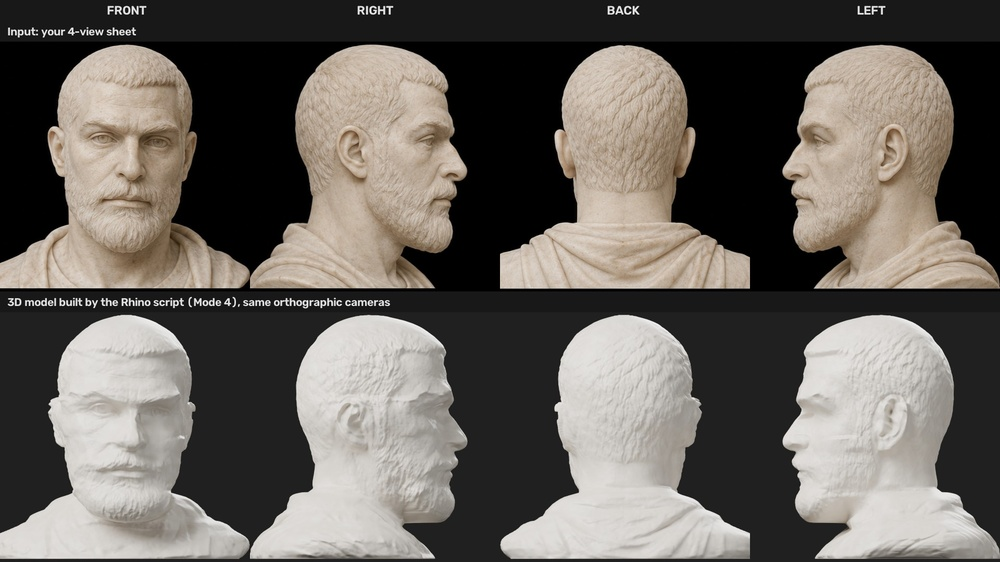
#> input picture image-to-3d/bust4v_compare.jpg, 1000 x 562 px, shrunk from 1920 x 1080 before the run
$ python icon_cut.py ../../../image-to-3d/bust4v_compare.jpg ../../../image-to-3d/bust4v_views.jpg
#> lines starting #> are read from the running program, lines starting #| are printed output that depends on the picture; after the words box and inside, x2 and y2 are one past the last pixel; in counts of white or black regions, pixels touching at a corner belong together; long printed decimals are rounded
import sys
from collections import deque
from PIL import Image, ImageFilter
import numpy as np

src, out = sys.argv[1], sys.argv[2]
im = Image.open(src).convert('RGB')
#> im is the input picture: PIL image 1000x562 RGB; mean R, G, B 104, 98.9, 93.2
a = np.asarray(im).astype(np.float32)
h, w, _ = a.shape
#> h = 562; w = 1000
# Background colour: median of the border pixels.
border = np.concatenate([a[0], a[-1], a[:, 0], a[:, -1]])
bg = np.median(border, axis=0)
#> bg = [26, 26, 26]
dist = np.sqrt(((a - bg) ** 2).sum(axis=2))
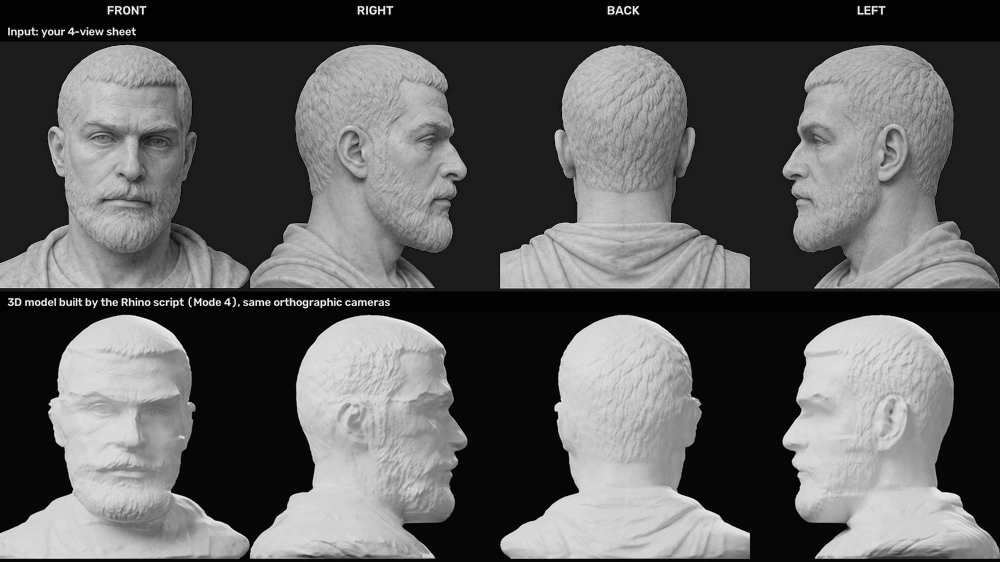
#> dist: shape (562, 1000) float32; min 0, max 396.6, mean 144.3; drawn with min black and max white
# Flood fill from the border through pixels close to the background colour.
lum = a.mean(axis=2); sat = a.max(axis=2) - a.min(axis=2)
#> after `sat = a.max(axis=2) - a.min(axis=2)`:
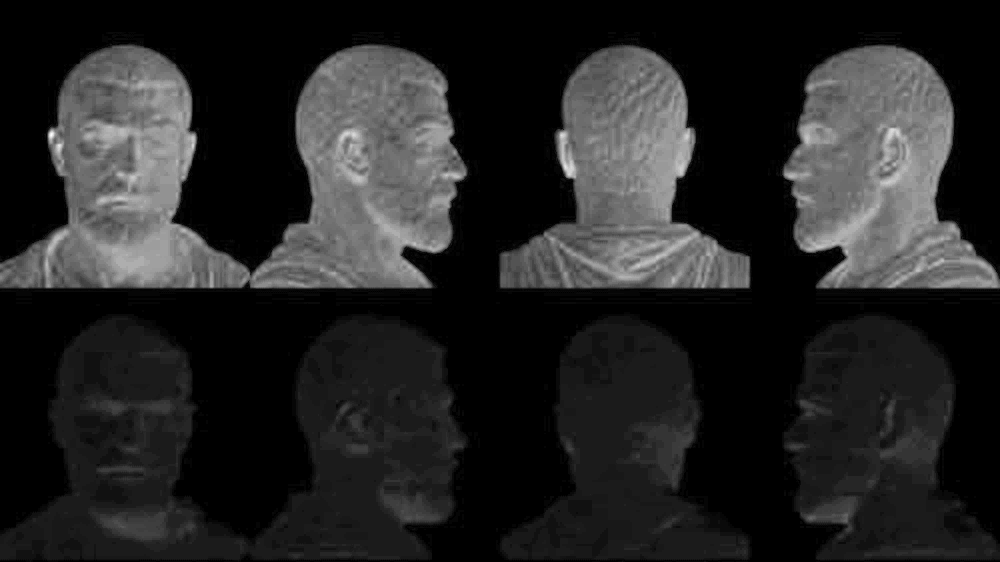
#> sat: shape (562, 1000) float32; min 0, max 73, mean 10.8; drawn with min black and max white
close = (dist < 38) | ((sat < 14) & (lum < 125))
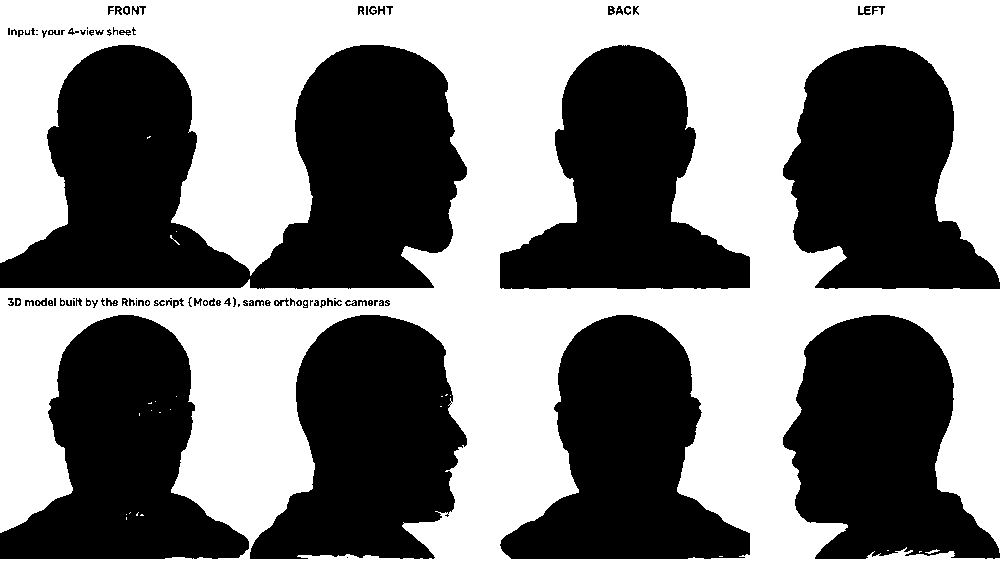
#> close: shape (562, 1000) bool; 50.1% white; 96 black regions (31 under 20 px), largest, box (x1, y1, x2, y2) and area: (0, 45, 467, 289) 70225, (783, 45, 1000, 289) 35507, (250, 315, 467, 559) 35045
mask_bg = np.zeros((h, w), bool)
q = deque()
for x in range(w):
    for y in (0, h - 1):
        if close[y, x] and not mask_bg[y, x]:
            mask_bg[y, x] = True; q.append((y, x))
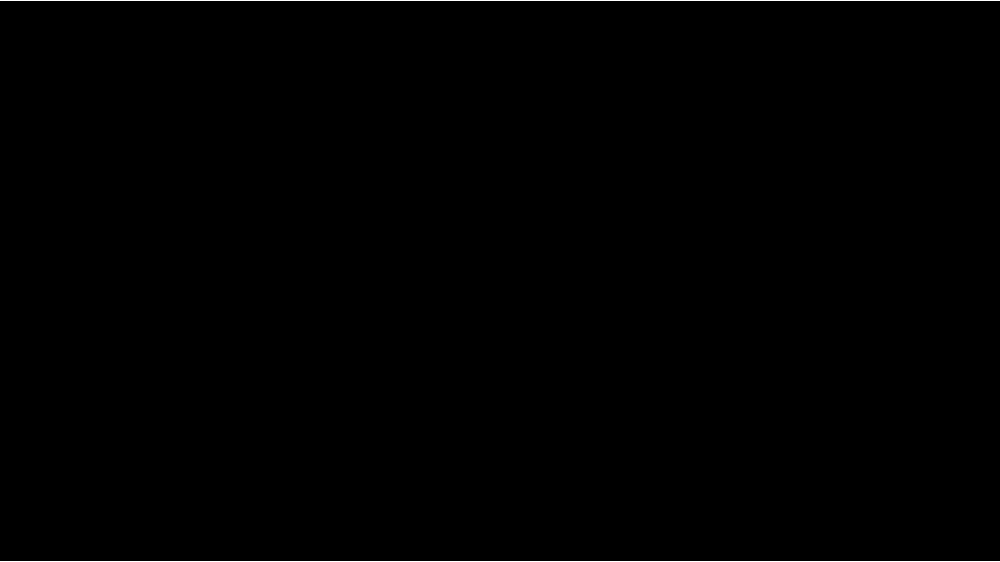
#> mask_bg: shape (562, 1000) bool; 0.36% white in thin lines or dots
for y in range(h):
    for x in (0, w - 1):
        if close[y, x] and not mask_bg[y, x]:
            mask_bg[y, x] = True; q.append((y, x))
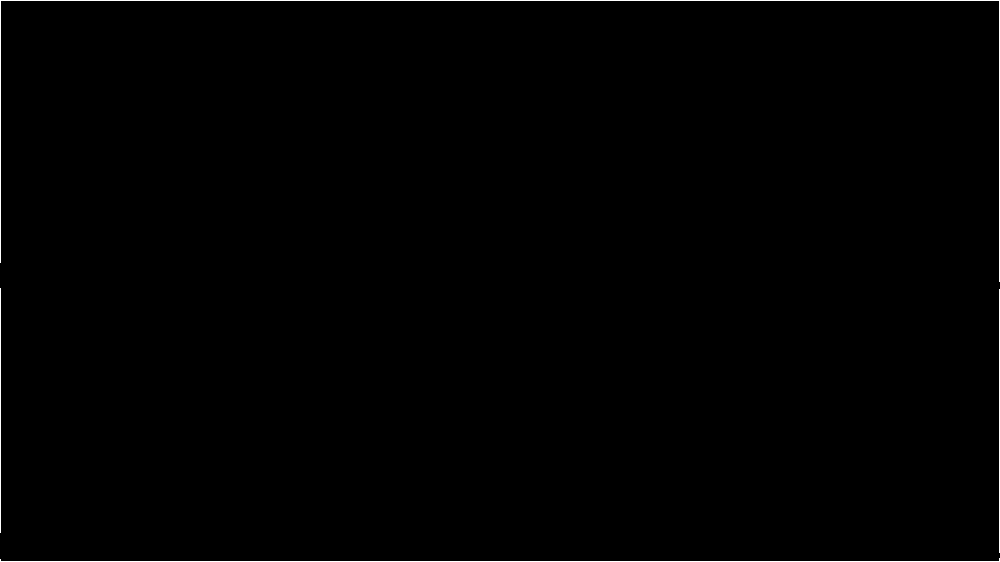
#> mask_bg: shape (562, 1000) bool; 0.54% white in thin lines or dots
while q:
    y, x = q.popleft()
    for dy, dx in ((1, 0), (-1, 0), (0, 1), (0, -1)):
        ny, nx = y + dy, x + dx
        if 0 <= ny < h and 0 <= nx < w and close[ny, nx] and not mask_bg[ny, nx]:
            mask_bg[ny, nx] = True; q.append((ny, nx))
#> mask_bg: shape (562, 1000) bool; 50.1% white; 96 black regions (28 under 20 px), largest, box (x1, y1, x2, y2) and area: (0, 45, 467, 289) 70252, (783, 45, 1000, 289) 35507, (250, 315, 467, 559) 35064
alpha = np.where(mask_bg, 0, 255).astype(np.uint8)
# Soft edge: blur the mask a little, keep solid inside.
am = Image.fromarray(alpha).filter(ImageFilter.MinFilter(3)).filter(ImageFilter.GaussianBlur(1.2))
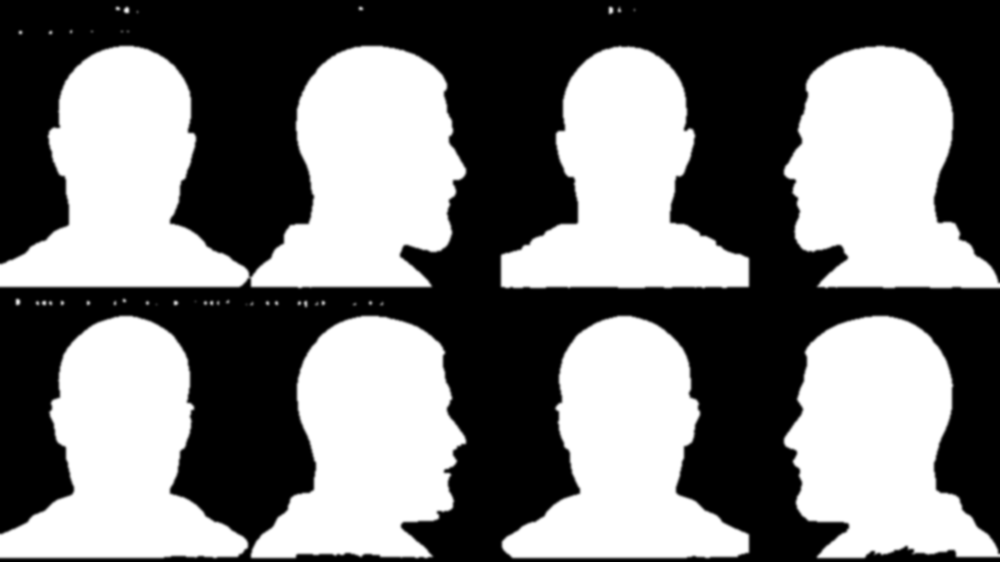
#> am: PIL image 1000x562 L; min 0, max 255, mean 122.4
rgba = im.copy(); rgba.putalpha(am)
#> after `rgba.putalpha(am)`:
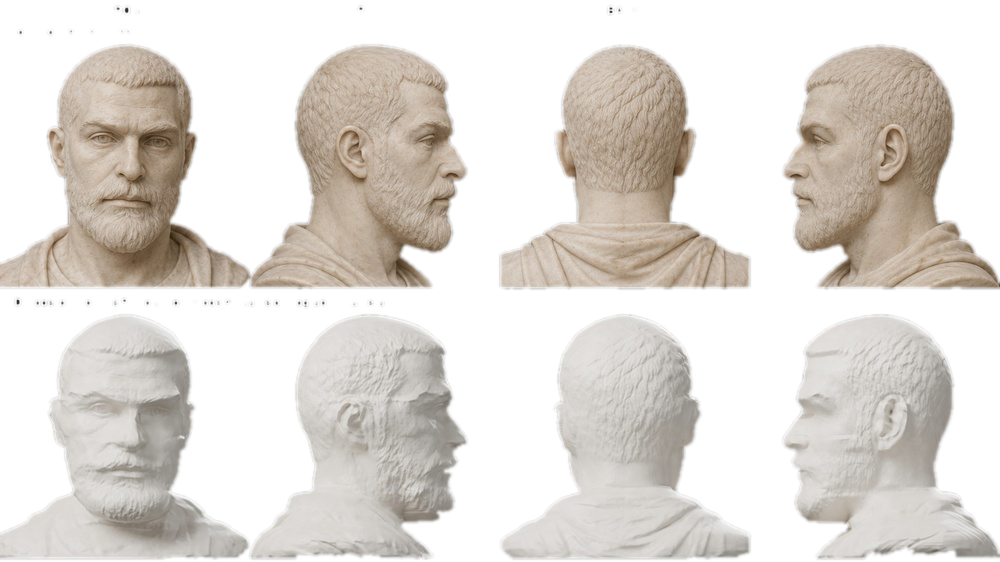
#> rgba: PIL image 1000x562 RGBA; mean R, G, B, A 104, 98.9, 93.2, 122.4; transparent parts drawn white
rgba.save(out)
print('bg', bg, 'kept', (alpha > 0).mean())
#| bg [26. 26. 26.] kept 0.4993

$ run again, on image-to-3d/bust_views.jpg
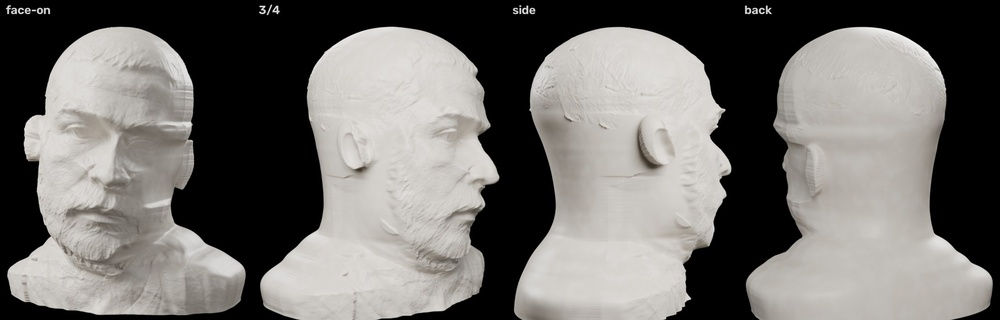
#> input picture image-to-3d/bust_views.jpg, 1000 x 320 px, shrunk from 2061 x 660 before the run
#> im is the input picture: PIL image 1000x320 RGB; mean R, G, B 114.1, 111.9, 108.8
#> border = 2640 rows, first 8: [0, 0, 0], [0, 0, 0], [1, 1, 1], [0, 0, 0], [0, 0, 0], [0, 0, 0], [1, 1, 1], [0, 0, 0]
#> bg = [0, 0, 0]
#> close: shape (320, 1000) bool; 41.6% white; 96 white regions (80 under 20 px), largest, box (x1, y1, x2, y2) and area: (0, 0, 1000, 320) 130785, (98, 208, 151, 240) 892, (112, 179, 141, 197) 283
#> after the loop `for y in range(h):`:
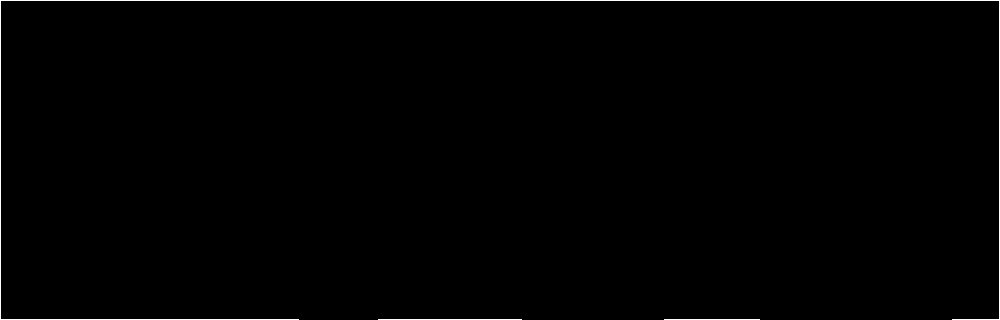
#> mask_bg: shape (320, 1000) bool; 0.69% white in thin lines or dots
#> alpha: shape (320, 1000); 59.1% white; 1 black region, box (x1, y1, x2, y2) and area: (0, 0, 1000, 320) 130747
#> `rgba.putalpha(am)`:
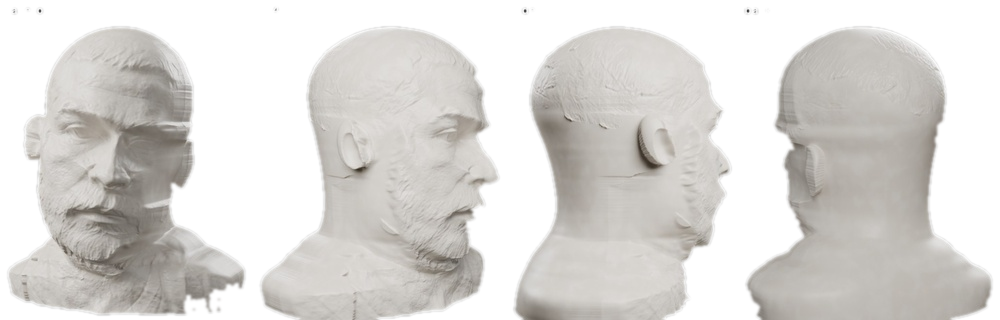
#> rgba: PIL image 1000x320 RGBA; mean R, G, B, A 114.1, 111.9, 108.8, 146.9; transparent parts drawn white
#| bg [0. 0. 0.] kept 0.5914

$ run again, on image-to-3d/points8_cloud.jpg
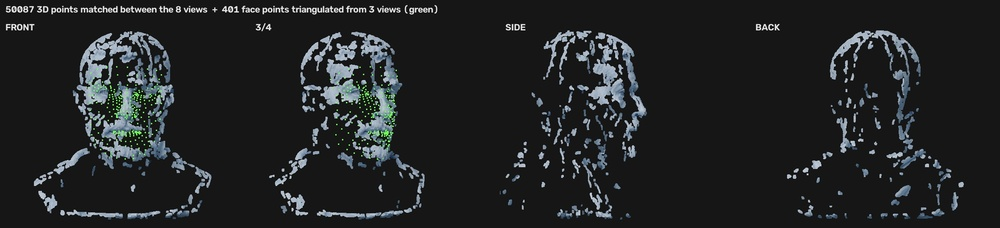
#> input picture image-to-3d/points8_cloud.jpg, 1000 x 228 px, shrunk from 2240 x 510 before the run
#> im is the input picture: PIL image 1000x228 RGB; mean R, G, B 34, 36.1, 37
#> border = 2456 rows, first 8: [22, 22, 22], [21, 21, 21], [24, 24, 24], [21, 21, 21], [21, 21, 21], [22, 22, 22], [21, 21, 21], [22, 22, 22]
#> bg = [22, 22, 22]
#> close: shape (228, 1000) bool; 89.1% white; 347 black regions (200 under 20 px), largest, box (x1, y1, x2, y2) and area: (77, 31, 174, 169) 5749, (321, 32, 419, 179) 4101, (588, 33, 647, 141) 2007
#> alpha: shape (228, 1000); 11.7% white; 323 white regions (175 under 20 px), largest, box (x1, y1, x2, y2) and area: (77, 31, 174, 169) 7204, (321, 32, 419, 179) 4509, (588, 33, 647, 141) 2021
#> `rgba.putalpha(am)`:
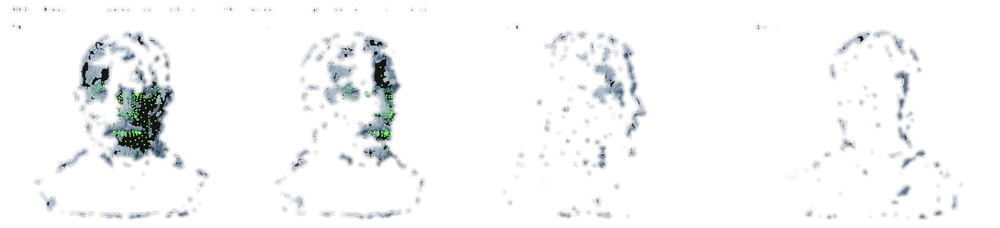
#> rgba: PIL image 1000x228 RGBA; mean R, G, B, A 34, 36.1, 37, 15.8; transparent parts drawn white
#| bg [22. 22. 22.] kept 0.117
